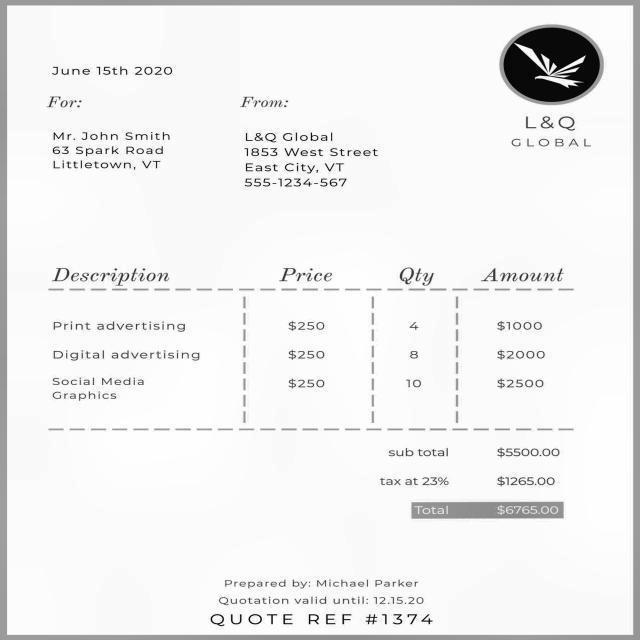
#> input picture ui/uploads/146_jpg.rf.4e2601ba18deea61ea7eb52efb36d6d0.jpg, 640 x 640 px
$ python -i preprocess_images.py   (imports and definitions only)
#> lines starting #> are read from the running program, lines starting #| are printed output that depends on the picture; after the words box and inside, x2 and y2 are one past the last pixel; in counts of white or black regions, pixels touching at a corner belong together
import cv2
import numpy as np
import matplotlib.pyplot as plt
from PIL import Image
import pytesseract as tesserac
import os
import re

def preprocess_document_image(image_path, tesseract_path=None, preview=False):
    """
    Document image preprocessing pipeline optimized for OCR with multilingual and layout-aware tuning.
    Enhanced with table detection capabilities.

    Parameters:
    -----------
    image_path : str
        Path to the input document image
    tesseract_path : str, optional
        Path to the Tesseract executable (if not in PATH)
    preview : bool, optional
        Whether to display preprocessing steps visually

    Returns:
    --------
    dict
        A dictionary containing the original image, all preprocessing steps,
        the final processed image, and the extracted text (including any detected tables)
    """
#> called with preview = False
    # Set Tesseract path if provided
    if tesseract_path:
        tesserac.pytesseract.tesseract_cmd = tesseract_path

    # Read the image
    print(image_path)
    original = cv2.imread(image_path)
#> original is the input picture: shape (640, 640, 3); min 0, max 255, mean 239.7
    if original is None:
        raise ValueError(f"Could not read image from {image_path}")

    # Store all processing steps with their names
    steps = [("Original", cv2.cvtColor(original, cv2.COLOR_BGR2RGB))]

    # 1. Convert to grayscale
    if len(original.shape) == 3:
        gray = cv2.cvtColor(original, cv2.COLOR_BGR2GRAY)
    else:
        gray = original.copy()
    steps.append(("Grayscale", gray))

    # 2. Resize image to improve OCR results (ADDED adaptive resizing)
    scale_factor = 2.0  # force upscale for better OCR recognition
    gray = cv2.resize(gray, None, fx=scale_factor, fy=scale_factor, interpolation=cv2.INTER_LINEAR)
#> gray: shape (1280, 1280)
    steps.append(("Resized", gray))

    # 3. Analyze image properties to determine best preprocessing
    mean_val = np.mean(gray)
#> mean_val = 239.6
    std_val = np.std(gray)
#> std_val = 36.42
    dynamic_range = (np.max(gray) - np.min(gray)) / 255
#> dynamic_range = 0.996

    # 4. Apply contrast enhancement if needed
    enhanced = gray.copy()
    if dynamic_range < 0.5 or std_val < 40:
        clahe = cv2.createCLAHE(clipLimit=2.0, tileGridSize=(8, 8))
        clahe_enhanced = clahe.apply(gray)
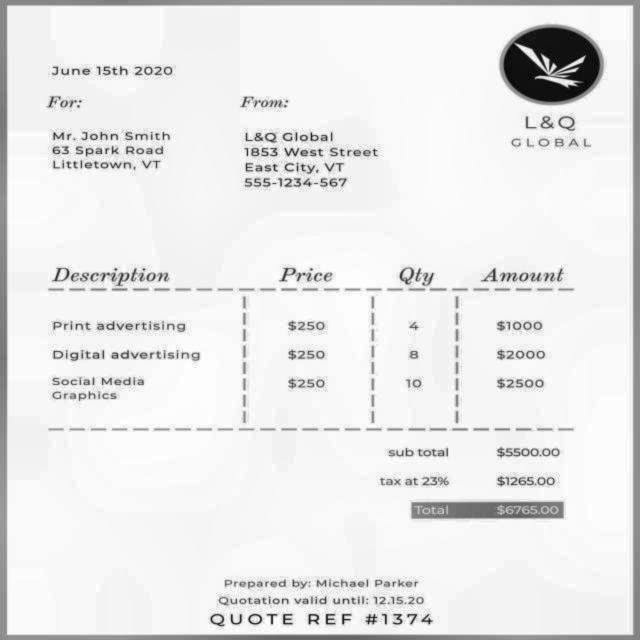
#> clahe_enhanced: shape (1280, 1280) (shown at 1/2 size); min 1, max 255, mean 233.5
        clahe_std = np.std(clahe_enhanced)
#> clahe_std = 39.28

        min_val, max_val = np.min(gray), np.max(gray)
#> min_val = 1; max_val = 255
        stretched = np.uint8(255 * ((gray - min_val) / (max(max_val - min_val, 1))))
        stretched_std = np.std(stretched)
#> stretched_std = 36.42

        if clahe_std > stretched_std:
            enhanced = clahe_enhanced
            steps.append(("CLAHE Enhancement", enhanced))
        else:
            enhanced = stretched
            steps.append(("Contrast Stretching", enhanced))

    # 5. Gentle noise reduction
    denoised = cv2.bilateralFilter(enhanced, 5, 50, 50)
    steps.append(("Edge-Preserving Denoising", denoised))

    # 6. Binarization
    _, otsu = cv2.threshold(denoised, 0, 255, cv2.THRESH_BINARY_INV + cv2.THRESH_OTSU)
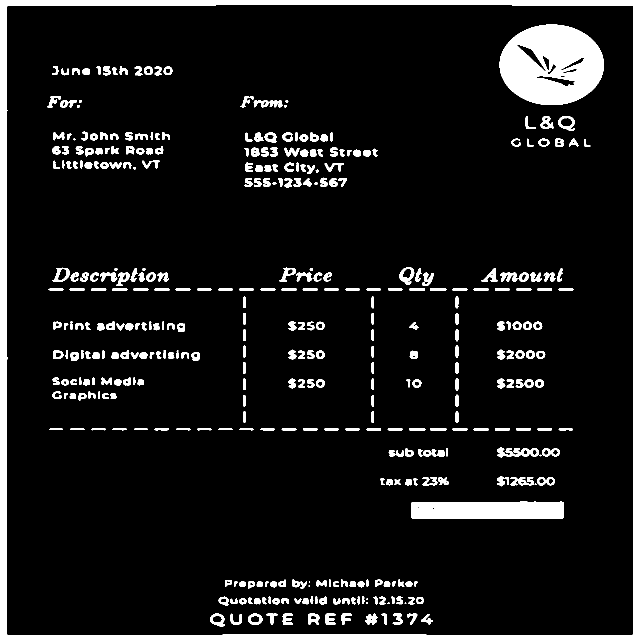
#> otsu: shape (1280, 1280) (shown at 1/2 size); 9.4% white; 385 white regions (9 under 20 px), largest, box (x1, y1, x2, y2) and area: (0, 0, 1280, 1280) 61883, (999, 49, 1208, 210) 24600, (823, 1003, 1128, 1038) 10111
    steps.append(("Otsu Thresholding", otsu))

    block_size = 21
    c_value = 9
    adaptive = cv2.adaptiveThreshold(
        denoised, 255, cv2.ADAPTIVE_THRESH_GAUSSIAN_C,
        cv2.THRESH_BINARY_INV, block_size, c_value
    )
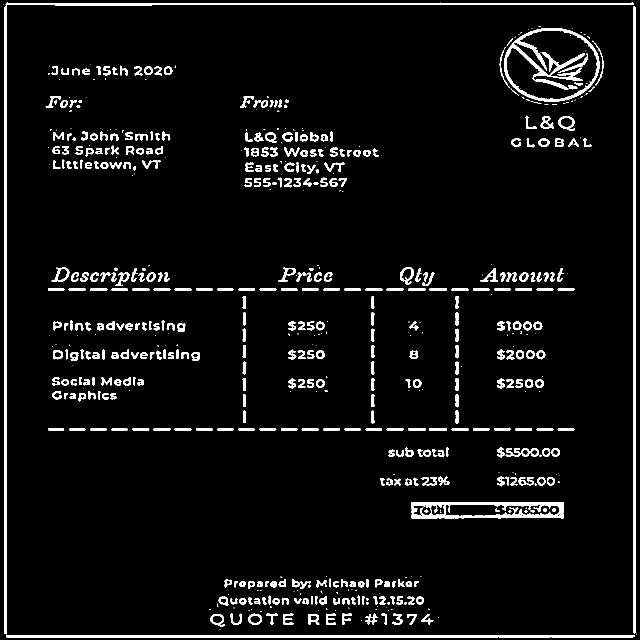
#> adaptive: shape (1280, 1280) (shown at 1/2 size); 5.6% white; 621 white regions (196 under 20 px), largest, box (x1, y1, x2, y2) and area: (8, 5, 1268, 1269) 12048, (12, 1270, 1270, 1276) 6411, (1267, 12, 1272, 1268) 5983
    steps.append((f"Adaptive Thresholding (block={block_size}, C={c_value})", adaptive))

    binary = adaptive

    # 7. Morphological noise removal
    num_labels, labels, stats, centroids = cv2.connectedComponentsWithStats(binary, connectivity=8)
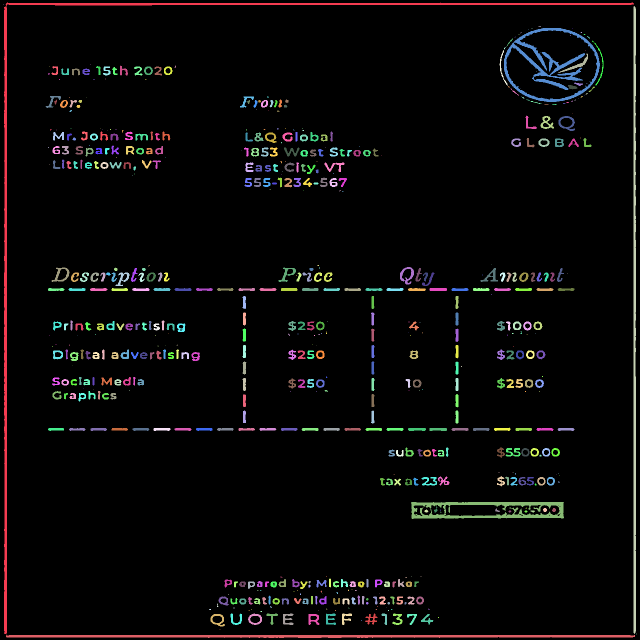
#> labels: shape (1280, 1280) int32 (shown at 1/2 size); 622 distinct labels, from 0 to 621; one colour per label, 0 black
#> num_labels = 622; stats = 622 rows, first 6: [0, 0, 1280, 1280, 1546281], [8, 5, 1260, 1264, 12048], [7, 9, 1, 1, 1], [1267, 12, 5, 1256, 5983], [1077, 52, 5, 1, 5], [1063, 56, 2, 1, 2]; centroids = 622 pairs, first value 7 to 1273, second value 9 to 1272.1
    small_components = np.sum(stats[1:, cv2.CC_STAT_AREA] < 5)
#> small_components = 138

    if small_components > num_labels * 0.2:
        noise_kernel = np.ones((2, 2), np.uint8)
        opening = cv2.morphologyEx(binary, cv2.MORPH_OPEN, noise_kernel)
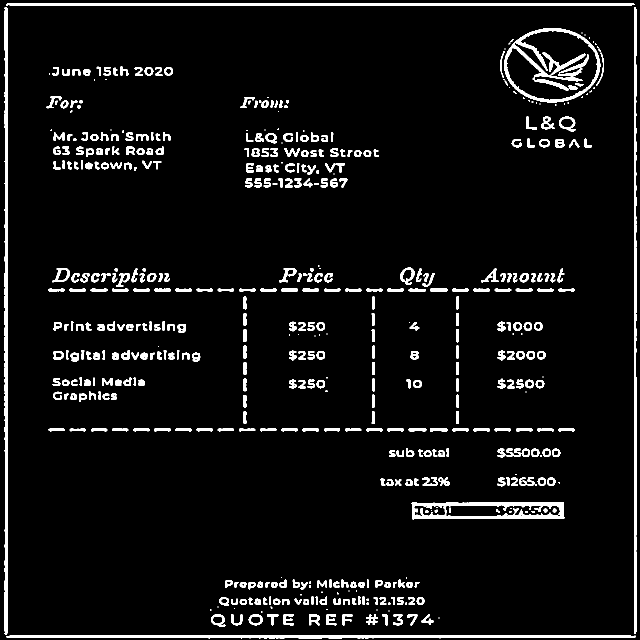
#> opening: shape (1280, 1280) (shown at 1/2 size); 5.6% white; 512 white regions (84 under 20 px), largest, box (x1, y1, x2, y2) and area: (9, 14, 15, 1269) 6824, (13, 1271, 1271, 1277) 6407, (1268, 14, 1273, 1268) 5981
        steps.append(("Opening (Noise Removal)", opening))
    else:
        opening = binary
        steps.append(("No Opening Applied", opening))

    processed = opening

    # 8. Invert to black text on white background
    inverted = cv2.bitwise_not(processed)
    steps.append(("Inverted for OCR", inverted))

    # 9. Sharpening
    sharpen_kernel = np.array([[-0.5, -0.5, -0.5],
                               [-0.5, 5.0, -0.5],
                               [-0.5, -0.5, -0.5]])
    sharpened = cv2.filter2D(inverted, -1, sharpen_kernel)
    steps.append(("Lightly Sharpened", sharpened))

    # 10. Table detection using Tesseract and image processing
    table_text = ""
    try:
        # Use horizontal and vertical line detection to find tables
        table_gray = cv2.GaussianBlur(gray, (5, 5), 0)

        # Apply thresholding
        _, table_binary = cv2.threshold(table_gray, 0, 255, cv2.THRESH_BINARY_INV + cv2.THRESH_OTSU)
#> table_binary: shape (1280, 1280); 8.7% white; 411 white regions (20 under 20 px), largest, box (x1, y1, x2, y2) and area: (0, 0, 1280, 1280) 60338, (999, 49, 1207, 210) 24719, (823, 1004, 1127, 1037) 9855

        # Detect horizontal lines
        horizontal_kernel = cv2.getStructuringElement(cv2.MORPH_RECT, (50, 1))
        horizontal_lines = cv2.morphologyEx(table_binary, cv2.MORPH_OPEN, horizontal_kernel)
#> horizontal_lines: shape (1280, 1280); 3.5% white; 6 white regions, box (x1, y1, x2, y2) and area: (0, 0, 1280, 11) 13536, (1000, 107, 1208, 208) 12849, (0, 1270, 1280, 1280) 12800, (1015, 51, 1207, 126) 9295, (824, 1004, 1128, 1037) 8604, (1149, 164, 1199, 165) 50

        # Detect vertical lines
        vertical_kernel = cv2.getStructuringElement(cv2.MORPH_RECT, (1, 50))
        vertical_lines = cv2.morphologyEx(table_binary, cv2.MORPH_OPEN, vertical_kernel)
#> vertical_lines: shape (1280, 1280); 3.3% white; 5 white regions, box (x1, y1, x2, y2) and area: (0, 0, 14, 1280) 17920, (1267, 0, 1280, 1280) 16640, (1004, 70, 1101, 211) 7829, (1066, 50, 1166, 159) 7494, (1150, 68, 1203, 203) 4612

        # Combine horizontal and vertical lines
        table_mask = cv2.bitwise_or(horizontal_lines, vertical_lines)
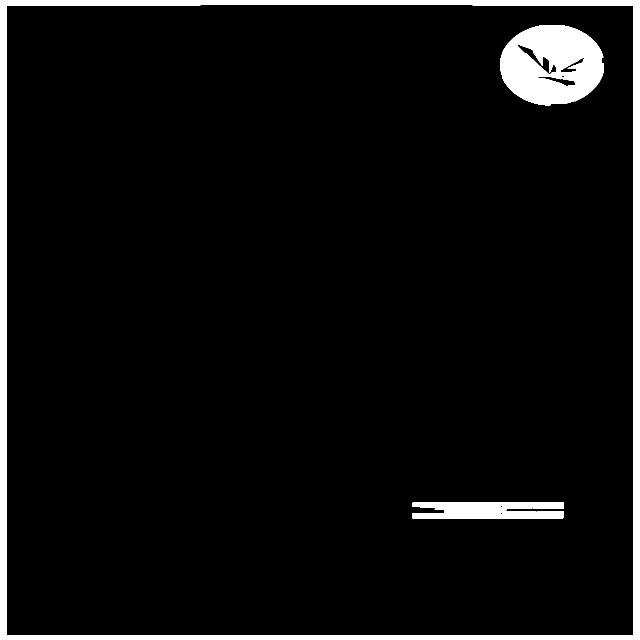
#> table_mask: shape (1280, 1280) (shown at 1/2 size); 5.7% white; 3 white regions, box (x1, y1, x2, y2) and area: (0, 0, 1280, 1280) 60329, (1000, 50, 1208, 211) 24472, (824, 1004, 1128, 1037) 8604

        # Find contours in the combined mask
        contours, _ = cv2.findContours(table_mask, cv2.RETR_EXTERNAL, cv2.CHAIN_APPROX_SIMPLE)
#> contours = [[[0, 0], [0, 1279], [1279, 1279], [1279, 0]]]

        if contours:
            # Find largest contour as potential table
            largest_contour = max(contours, key=cv2.contourArea)
#> largest_contour = [[0, 0], [0, 1279], [1279, 1279], [1279, 0]]
            x, y, w, h = cv2.boundingRect(largest_contour)
#> x = 0; y = 0; w = 1280; h = 1280

            # Check if bounding box is large enough to be a table
            if w > inverted.shape[1] * 0.2 and h > inverted.shape[0] * 0.1:
                # Extract the table region
                table_region = inverted[y:y+h, x:x+w]

                # Draw the detected table
                table_visualization = cv2.cvtColor(inverted, cv2.COLOR_GRAY2BGR)
                cv2.rectangle(table_visualization, (x, y), (x+w, y+h), (0, 255, 0), 2)
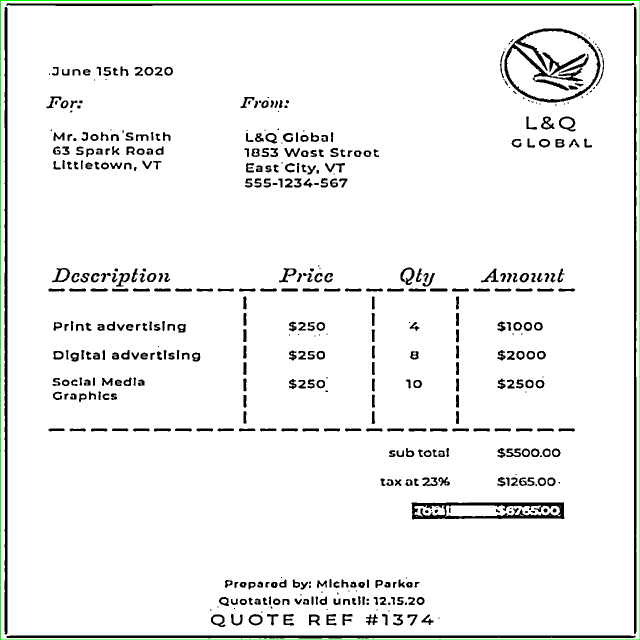
#> table_visualization: shape (1280, 1280, 3) (shown at 1/2 size); mean B, G, R 239.6, 240.8, 239.6
                steps.append(("Table Detection", table_visualization))

                # Use Tesseract to extract data from the table region with specialized config
                table_pil = Image.fromarray(table_region)
                # Try TSV output first for better structure
                try:
                    table_config = r'--oem 3 --psm 6 -l eng+fra+spa tsv'
#> (the run stopped early here; a loop or call above may not have finished)
